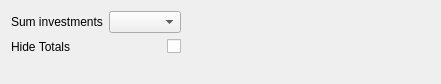
<?xml version="1.0" encoding="UTF-8"?>
<ui version="4.0">
 <class>ReportTabPerformance</class>
 <widget class="QWidget" name="ReportTabPerformance">
  <property name="geometry">
   <rect>
    <x>0</x>
    <y>0</y>
    <width>441</width>
    <height>84</height>
   </rect>
  </property>
  <property name="windowTitle">
   <string>Report Tab</string>
  </property>
  <property name="toolTip">
   <string/>
  </property>
  <property name="whatsThis">
   <string>&lt;p&gt;On this tab, you set the basic properties of this report.&lt;/p&gt;</string>
  </property>
  <layout class="QVBoxLayout" name="verticalLayout">
   <item>
    <layout class="QGridLayout" name="gridLayout">
     <item row="0" column="1">
      <widget class="QComboBox" name="m_investmentSum"/>
     </item>
     <item row="0" column="0">
      <widget class="QLabel" name="lblinvestmentSum">
       <property name="text">
        <string>Sum investments</string>
       </property>
      </widget>
     </item>
     <item row="0" column="2" rowspan="3">
      <spacer name="horizontalSpacer">
       <property name="orientation">
        <enum>Qt::Horizontal</enum>
       </property>
       <property name="sizeHint" stdset="0">
        <size>
         <width>40</width>
         <height>20</height>
        </size>
       </property>
      </spacer>
     </item>
     <item row="1" column="1" alignment="Qt::AlignRight">
      <widget class="QCheckBox" name="m_checkHideTotals">
       <property name="text">
        <string/>
       </property>
      </widget>
     </item>
     <item row="1" column="0">
      <widget class="QLabel" name="lblHideTotals">
       <property name="text">
        <string>Hide Totals</string>
       </property>
      </widget>
     </item>
    </layout>
   </item>
   <item>
    <spacer name="spacer15">
     <property name="orientation">
      <enum>Qt::Vertical</enum>
     </property>
     <property name="sizeType">
      <enum>QSizePolicy::Expanding</enum>
     </property>
     <property name="sizeHint" stdset="0">
      <size>
       <width>20</width>
       <height>20</height>
      </size>
     </property>
    </spacer>
   </item>
  </layout>
 </widget>
 <layoutdefault spacing="6" margin="11"/>
 <resources/>
 <connections/>
</ui>
